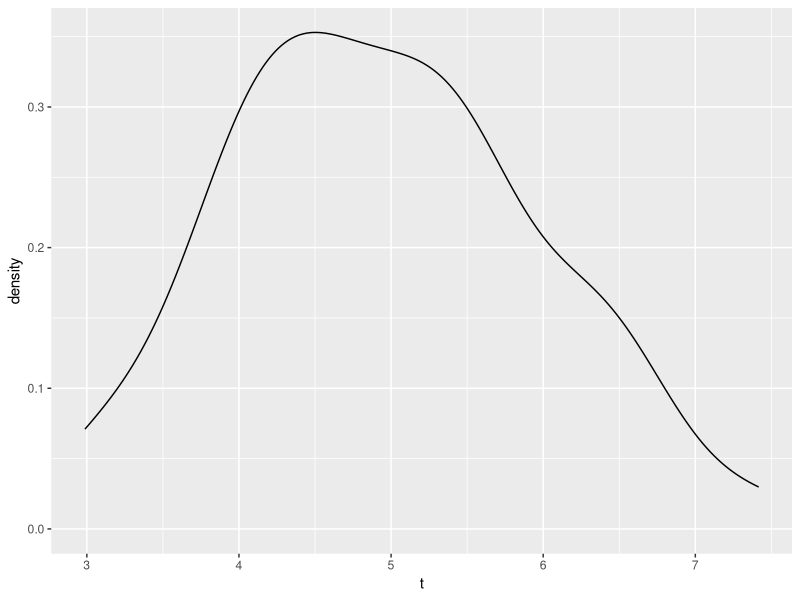
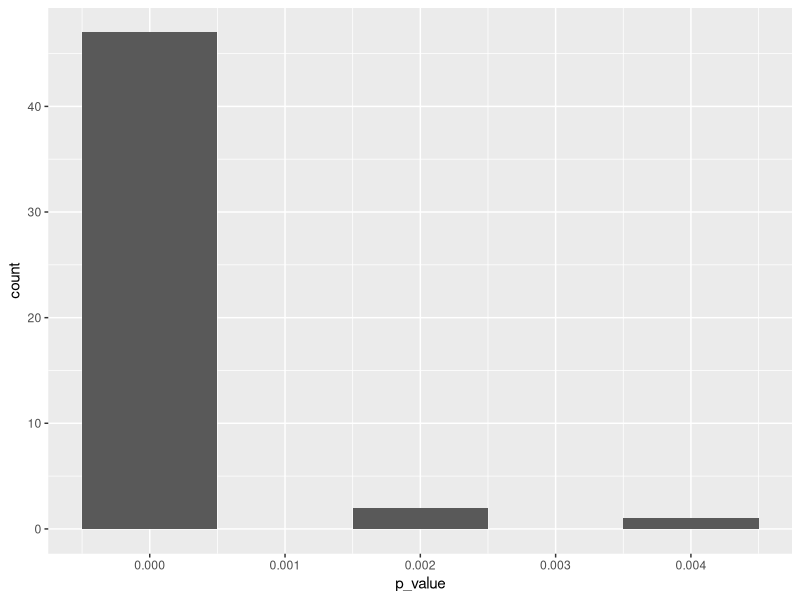

Reproduce these figures in R, in order.
## ---- chunk 1
knitr::opts_chunk$set(echo = FALSE, comment = NA,
                      options(scipen = 999,
                              digits = 3))
require(tidyverse)
require(broom)
## ---- chunk 2
beta_0 <-10000 # set intercept
beta_1 <- 1000 # set slope
n <- 100 # set sample size
N <- 50 # set number of simulations
## ---- chunk 3
t <- tibble(t = numeric(), p_value = numeric())
for (i in 1:N) {
  x <- sample(0:16, size = n, replace = TRUE) # choose values for x
  e <- rnorm(n, 0, 10000) # generate random errors
  y <-
    beta_0 + beta_1 * x + e # generate values of y based on the parameter values
  ols <- lm(y ~ x)
  t[i, ] <- ols %>%
    tidy() %>%
    filter(term == "x") %>%
    select(t = statistic, p_value = p.value)
}

t %>% 
  ggplot(aes(x = t)) +
  # geom_histogram(binwidth = .5) +
  geom_density()
t %>% 
  summarize("Minimum t" = min(t),
            "Maximum t" = max(t))

## ---- chunk 4
t %>% 
  ggplot(aes(x = p_value)) +
  geom_histogram(binwidth = .001) 

t %>% 
  summarize("Minimum p value" = min(p_value),
            "Maximum p value" = max(p_value))
## ---- chunk 5
t %>% 
   summarize("Percentage of simulations reject the null hypothesis" = sum(p_value < .05)/n()*100)
## ---- chunk 6
beta_0 <- 0 # set intercept
beta_1 <- 1000 # set slope
n <- 100 # set sample size
N <- 500 # set number of simulations

t <- tibble(t = numeric(), p_value = numeric())
for (i in 1:N) {
  x <- sample(0:16, size = n, replace = TRUE) # choose values for x
  e <- rnorm(n, 0, 10000) # generate random errors
  y <-
    beta_0 + beta_1 * x + e # generate values of y based on the parameter values
  ols <- lm(y ~ x)
  t[i, ] <- ols %>%
    tidy() %>%
    filter(term == "x") %>%
    select(t = statistic, p_value = p.value)
}

t %>% 
   summarize("Percentage of simulations reject the null hypothesis" = sum(p_value < .05)/n()*100)

